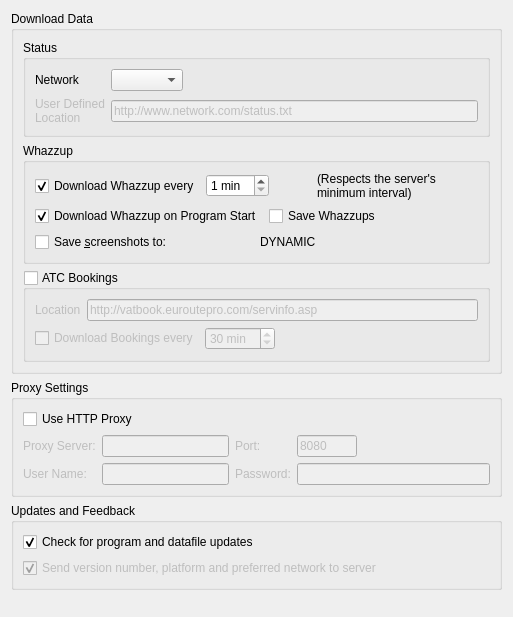
     <widget class="QWidget" name="downloadTab">
      <attribute name="title">
       <string>Network</string>
      </attribute>
      <layout class="QVBoxLayout">
       <item>
        <widget class="QGroupBox" name="groupBoxDownload">
         <property name="styleSheet">
          <string notr="true"/>
         </property>
         <property name="title">
          <string>Download Data</string>
         </property>
         <layout class="QGridLayout">
          <item row="0" column="0">
           <widget class="QGroupBox" name="groupBox_3">
            <property name="title">
             <string>Status</string>
            </property>
            <layout class="QGridLayout" name="gridLayout_3">
             <item row="0" column="0">
              <widget class="QLabel" name="label_2">
               <property name="text">
                <string>Network</string>
               </property>
               <property name="buddy">
                <cstring>cbNetwork</cstring>
               </property>
              </widget>
             </item>
             <item row="0" column="1">
              <widget class="QComboBox" name="cbNetwork">
               <property name="currentIndex">
                <number>-1</number>
               </property>
              </widget>
             </item>
             <item row="0" column="2">
              <spacer name="horizontalSpacer_7">
               <property name="orientation">
                <enum>Qt::Horizontal</enum>
               </property>
               <property name="sizeHint" stdset="0">
                <size>
                 <width>40</width>
                 <height>20</height>
                </size>
               </property>
              </spacer>
             </item>
             <item row="1" column="1" colspan="2">
              <widget class="QLineEdit" name="editUserDefinedLocation">
               <property name="enabled">
                <bool>false</bool>
               </property>
               <property name="text">
                <string>http://www.network.com/status.txt</string>
               </property>
              </widget>
             </item>
             <item row="1" column="0">
              <widget class="QLabel" name="lbluserDefinedLocation">
               <property name="enabled">
                <bool>false</bool>
               </property>
               <property name="text">
                <string>User Defined
Location</string>
               </property>
               <property name="buddy">
                <cstring>editUserDefinedLocation</cstring>
               </property>
              </widget>
             </item>
            </layout>
           </widget>
          </item>
          <item row="1" column="0">
           <widget class="QGroupBox" name="groupBox_4">
            <property name="title">
             <string>Whazzup</string>
            </property>
            <layout class="QVBoxLayout" name="verticalLayout_4">
             <item>
              <layout class="QHBoxLayout" name="horizontalLayout">
               <item>
                <widget class="QCheckBox" name="cbDownloadPeriodically">
                 <property name="text">
                  <string>Download Whazzup every</string>
                 </property>
                 <property name="checked">
                  <bool>true</bool>
                 </property>
                </widget>
               </item>
               <item>
                <widget class="QSpinBox" name="spinBoxDownloadInterval">
                 <property name="suffix">
                  <string> min</string>
                 </property>
                 <property name="minimum">
                  <number>1</number>
                 </property>
                </widget>
               </item>
               <item>
                <spacer name="horizontalSpacer_18">
                 <property name="orientation">
                  <enum>Qt::Horizontal</enum>
                 </property>
                 <property name="sizeHint" stdset="0">
                  <size>
                   <width>40</width>
                   <height>20</height>
                  </size>
                 </property>
                </spacer>
               </item>
               <item>
                <widget class="QLabel" name="label_13">
                 <property name="text">
                  <string>(Respects the server's
minimum interval)</string>
                 </property>
                </widget>
               </item>
               <item>
                <spacer name="horizontalSpacer_11">
                 <property name="orientation">
                  <enum>Qt::Horizontal</enum>
                 </property>
                 <property name="sizeHint" stdset="0">
                  <size>
                   <width>40</width>
                   <height>20</height>
                  </size>
                 </property>
                </spacer>
               </item>
              </layout>
             </item>
             <item>
              <layout class="QHBoxLayout" name="horizontalLayout_5">
               <item>
                <widget class="QCheckBox" name="cbDownloadOnStartup">
                 <property name="text">
                  <string>Download Whazzup on Program Start</string>
                 </property>
                 <property name="checked">
                  <bool>true</bool>
                 </property>
                </widget>
               </item>
               <item>
                <widget class="QCheckBox" name="cbSaveWhazzupData">
                 <property name="toolTip">
                  <string>Saves downloaded status data to /downloaded. Can be used to record whole evenings. Replay with Time Warp and &quot;use downloaded&quot;.</string>
                 </property>
                 <property name="text">
                  <string>Save Whazzups</string>
                 </property>
                </widget>
               </item>
              </layout>
             </item>
             <item>
              <layout class="QHBoxLayout" name="horizontalLayout_9">
               <item>
                <widget class="QCheckBox" name="cbShootScreenshots">
                 <property name="toolTip">
                  <string>Saves screenshots whenever new map data is displayed. Together with &quot;Save Whazzups&quot; and &quot;Time Warp&quot; with &quot;Use downloaded&quot;, this allows to make movies of whole evenings.</string>
                 </property>
                 <property name="text">
                  <string>Save &amp;screenshots to:</string>
                 </property>
                </widget>
               </item>
               <item>
                <widget class="QLabel" name="lblScreenshotsDirectory">
                 <property name="text">
                  <string>DYNAMIC</string>
                 </property>
                </widget>
               </item>
              </layout>
             </item>
            </layout>
           </widget>
          </item>
          <item row="9" column="0">
           <widget class="QGroupBox" name="gbDownloadBookings">
            <property name="title">
             <string>ATC Bookings</string>
            </property>
            <property name="checkable">
             <bool>true</bool>
            </property>
            <property name="checked">
             <bool>false</bool>
            </property>
            <layout class="QVBoxLayout" name="verticalLayout_10">
             <item>
              <layout class="QHBoxLayout" name="horizontalLayout_2">
               <item>
                <widget class="QLabel" name="label_9">
                 <property name="text">
                  <string>Location</string>
                 </property>
                </widget>
               </item>
               <item>
                <widget class="QLineEdit" name="editBookingsLocation">
                 <property name="enabled">
                  <bool>false</bool>
                 </property>
                 <property name="text">
                  <string>http://vatbook.euroutepro.com/servinfo.asp</string>
                 </property>
                </widget>
               </item>
              </layout>
             </item>
             <item>
              <layout class="QHBoxLayout" name="horizontalLayout_3">
               <item>
                <widget class="QCheckBox" name="cbBookingsPeriodically">
                 <property name="enabled">
                  <bool>false</bool>
                 </property>
                 <property name="toolTip">
                  <string>Will be initially downloaded only when needed the first time.</string>
                 </property>
                 <property name="text">
                  <string>Download Bookings every</string>
                 </property>
                </widget>
               </item>
               <item>
                <widget class="QSpinBox" name="sbBookingsInterval">
                 <property name="enabled">
                  <bool>false</bool>
                 </property>
                 <property name="suffix">
                  <string> min</string>
                 </property>
                 <property name="minimum">
                  <number>1</number>
                 </property>
                 <property name="maximum">
                  <number>300</number>
                 </property>
                 <property name="value">
                  <number>30</number>
                 </property>
                </widget>
               </item>
               <item>
                <spacer name="horizontalSpacer_12">
                 <property name="orientation">
                  <enum>Qt::Horizontal</enum>
                 </property>
                 <property name="sizeHint" stdset="0">
                  <size>
                   <width>40</width>
                   <height>20</height>
                  </size>
                 </property>
                </spacer>
               </item>
              </layout>
             </item>
            </layout>
           </widget>
          </item>
         </layout>
        </widget>
       </item>
       <item>
        <widget class="QGroupBox" name="groupBoxProxy">
         <property name="title">
          <string>Proxy Settings</string>
         </property>
         <layout class="QGridLayout">
          <item row="0" column="0" colspan="5">
           <widget class="QCheckBox" name="cbUseProxy">
            <property name="toolTip">
             <string>Applies to all network communication.</string>
            </property>
            <property name="text">
             <string>Use HTTP Proxy</string>
            </property>
           </widget>
          </item>
          <item row="1" column="0">
           <widget class="QLabel" name="lblProxyServer">
            <property name="enabled">
             <bool>false</bool>
            </property>
            <property name="text">
             <string>Proxy Server:</string>
            </property>
            <property name="buddy">
             <cstring>editProxyServer</cstring>
            </property>
           </widget>
          </item>
          <item row="1" column="1">
           <widget class="QLineEdit" name="editProxyServer">
            <property name="enabled">
             <bool>false</bool>
            </property>
           </widget>
          </item>
          <item row="1" column="2">
           <widget class="QLabel" name="lblProxyPort">
            <property name="enabled">
             <bool>false</bool>
            </property>
            <property name="text">
             <string>Port:</string>
            </property>
            <property name="buddy">
             <cstring>editProxyPort</cstring>
            </property>
           </widget>
          </item>
          <item row="1" column="3">
           <widget class="QLineEdit" name="editProxyPort">
            <property name="enabled">
             <bool>false</bool>
            </property>
            <property name="maximumSize">
             <size>
              <width>60</width>
              <height>16777215</height>
             </size>
            </property>
            <property name="inputMask">
             <string>00000; </string>
            </property>
            <property name="text">
             <string>8080</string>
            </property>
           </widget>
          </item>
          <item row="2" column="0">
           <widget class="QLabel" name="lblProxyUser">
            <property name="enabled">
             <bool>false</bool>
            </property>
            <property name="text">
             <string>User Name:</string>
            </property>
            <property name="margin">
             <number>1</number>
            </property>
            <property name="buddy">
             <cstring>editProxyUser</cstring>
            </property>
           </widget>
          </item>
          <item row="2" column="1">
           <widget class="QLineEdit" name="editProxyUser">
            <property name="enabled">
             <bool>false</bool>
            </property>
           </widget>
          </item>
          <item row="2" column="2">
           <widget class="QLabel" name="lblProxyPassword">
            <property name="enabled">
             <bool>false</bool>
            </property>
            <property name="text">
             <string>Password:</string>
            </property>
            <property name="buddy">
             <cstring>editProxyPassword</cstring>
            </property>
           </widget>
          </item>
          <item row="2" column="3" colspan="2">
           <widget class="QLineEdit" name="editProxyPassword">
            <property name="enabled">
             <bool>false</bool>
            </property>
            <property name="echoMode">
             <enum>QLineEdit::Password</enum>
            </property>
           </widget>
          </item>
          <item row="1" column="4">
           <spacer>
            <property name="orientation">
             <enum>Qt::Horizontal</enum>
            </property>
            <property name="sizeHint" stdset="0">
             <size>
              <width>40</width>
              <height>20</height>
             </size>
            </property>
           </spacer>
          </item>
         </layout>
        </widget>
       </item>
       <item>
        <widget class="QGroupBox" name="groupBoxUpdates">
         <property name="title">
          <string>Updates and Feedback</string>
         </property>
         <layout class="QVBoxLayout">
          <item>
           <widget class="QCheckBox" name="cbCheckForUpdates">
            <property name="enabled">
             <bool>true</bool>
            </property>
            <property name="text">
             <string>Check for program and datafile updates</string>
            </property>
            <property name="checked">
             <bool>true</bool>
            </property>
           </widget>
          </item>
          <item>
           <widget class="QCheckBox" name="cbSendVersionInfo">
            <property name="enabled">
             <bool>false</bool>
            </property>
            <property name="toolTip">
             <string>Disabled due to server move</string>
            </property>
            <property name="text">
             <string>Send version number, platform and preferred network to server</string>
            </property>
            <property name="checked">
             <bool>true</bool>
            </property>
           </widget>
          </item>
         </layout>
        </widget>
       </item>
       <item>
        <spacer name="verticalSpacer_3">
         <property name="orientation">
          <enum>Qt::Vertical</enum>
         </property>
         <property name="sizeHint" stdset="0">
          <size>
           <width>491</width>
           <height>16</height>
          </size>
         </property>
        </spacer>
       </item>
      </layout>
     </widget>
